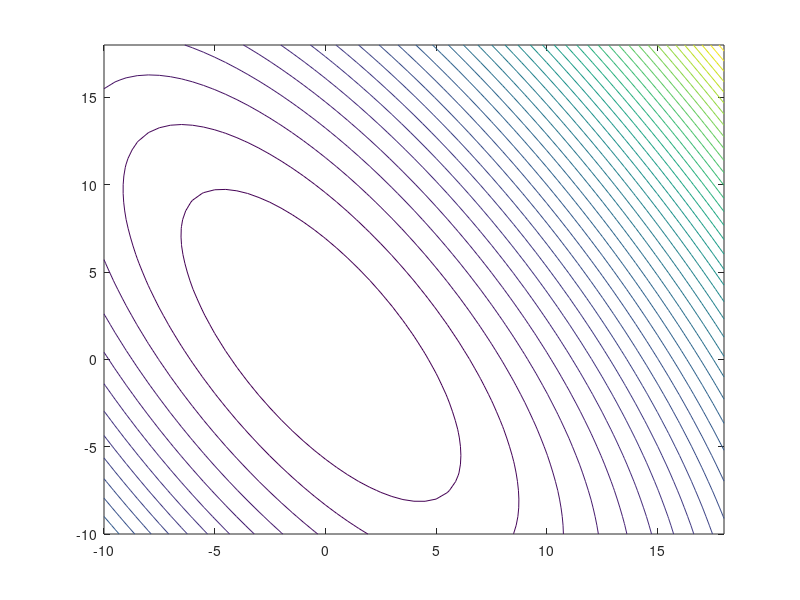

MATLAB code for this plot: (Note: this script raises an error after producing the figure.)
clc; 
clear all
close all
vis=true;

X0 = [-8, -8];
d = [1, 0.5];
xmin = 0;
xmax = 15;
Xmax = [X0(1)+d(1)*xmax, X0(2)+d(2)*xmax];
n = 10; % num of trials
epsilon = 0.01;
if vis
    figure(1)
    X = [-10:0.5:18];
    Y = [-10:0.5:18];
    [X1, Y1] = meshgrid(X, Y);
    Z = (3*X1+2*Y1-1).^2+(X1-Y1+1).^2;
    contour(X1, Y1, Z,'LevelStep',200); 
    hold on;
end
answer = dichotonomous_multi(X0, d, xmin, xmax, n, epsilon, vis);

if vis
    plot(answer(1), answer(2), 'g+')
    text(answer(1), answer(2),'\leftarrow minimum')
    plot(X0(1), X0(2),'m*')
    text(X0(1), X0(2),'\leftarrow X0')
    text(Xmax(1), Xmax(2),'\leftarrow Xmax')
    colorbar
    visualize(X0, Xmax, d, answer)
end





%*****************************************************************************************
%All implementation comes to Yuki Saito (M1 JEMARO). 2021/5/1
%IF any, please contact below
%Yuki Saito
%TEL : (+81)80-2161-0882
%MAIL: yusa19971015@keio.jp
%website: http://www.hvrl.ics.keio.ac.jp/saito_y/site/
%ADDRESS: 5-29-4 Ima-ju hiyoshi #104, Hiyoshi, Yokohama, Yokohama city, 
%                        Kohoku Ward, Kanagawa Prefecture, 223-0061, Japan
%Keio University , School of Science for Open and Environment Systems,
%the department of information and computer science 
%****************************************************************************************